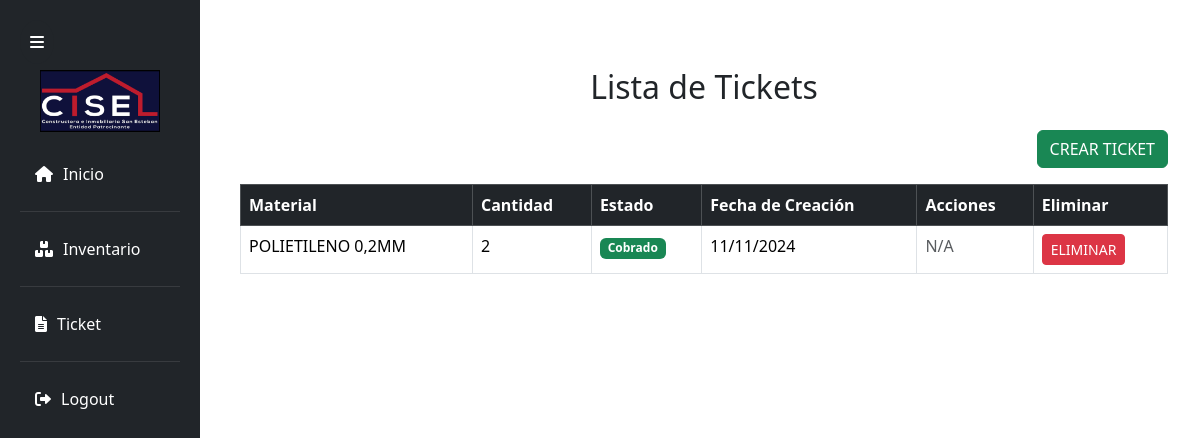
The page /tickets/ (signed in) on the database as committed earlier.
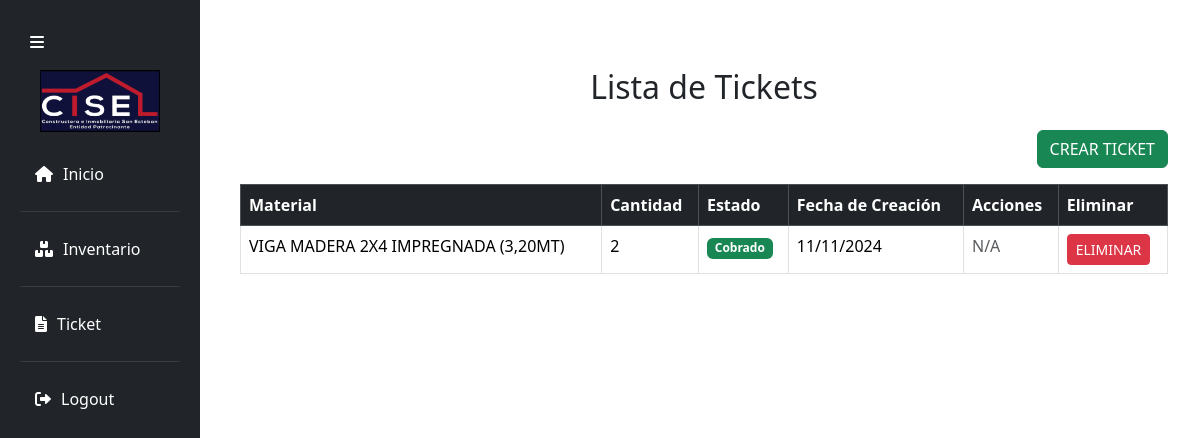
The same page on the database as committed later.
### Polls/models.py (models this page shows, shortened)
class Ticket(models.Model):
    ESTADO_CHOICES = [
        ('pendiente', 'Pendiente'),
        ('cobrado', 'Cobrado'),
    ]
    usuario = models.ForeignKey(CustomUser, on_delete=models.CASCADE)
    material_solicitado = models.ForeignKey(Material, on_delete=models.CASCADE)
    cantidad = models.IntegerField()
    estado = models.CharField(max_length=20)
    fecha_creacion = models.DateTimeField(auto_now_add=True)

class Material(models.Model):
    nombre = models.CharField(max_length=100)
    descripcion = models.TextField(blank=True, null=True)
    unidad_medida = models.ForeignKey('UnidadMedida', on_delete=models.CASCADE)
    cantidad_disponible = models.IntegerField()
    stock = models.IntegerField()
    activo = models.BooleanField(default=True)  # Campo para eliminación lógica

### Polls/views.py (the view)
# urls.py: path('tickets/', views.lista_tickets, name='lista_tickets'),
@login_required
@user_passes_test(lambda u: has_role_id(u, JEFE_OBRA) or has_role_id(u, JEFE_BODEGA), login_url='/access_denied/')
def lista_tickets(request):
    tickets = Ticket.objects.all()
    estado = request.GET.get('estado')
    if estado:
        tickets = tickets.filter(estado=estado)
    return render(request, 'Modulo_usuario/tickets/lista.html', {'tickets': tickets})

### Polls/context_processors.py (called while the page is built)
def role_context(request):
    user = request.user
    if user.is_authenticated:
        return {
            'can_access_ticket': user.roles.filter(id=JEFE_BODEGA).exists() or user.roles.filter(id=JEFE_OBRA).exists(),
            'can_access_inventario': user.roles.filter(id=JEFE_BODEGA).exists() or user.roles.filter(id=JEFE_OBRA).exists(),
            'can_access_reportes': user.roles.filter(id=ADMINISTRADOR_OBRA).exists(),
            'is_administrador_obra': user.roles.filter(id=ADMINISTRADOR_OBRA).exists(),
        }
    return {}

### Polls/views.py (called while the page is built)
def has_role_id(user, role_id):
    return user.roles.filter(id=role_id).exists()

### Polls/templates/Modulo_usuario/tickets/lista.html (shortened to what this page needs)
{% extends 'Modulo_usuario/base/base.html' %}
{% block content %}
<div class="container my-5">
    <h2 class="text-center mb-4">Lista de Tickets</h2>
    <div class="d-flex justify-content-end mb-3">
        <a href="{% url 'crear_ticket' %}" class="btn btn-success">Crear Ticket</a>
    </div>
    <table class="table table-hover table-bordered">
        <thead class="table-dark">
            <tr>
                <th>Material</th>
                <th>Cantidad</th>
                <th>Estado</th>
                <th>Fecha de Creación</th>
                <th>Acciones</th>
                <th>Eliminar</th>
            </tr>
        </thead>
        <tbody>
            {% if tickets %}
                {% for ticket in tickets %}
                <tr>
                    <td>{{ ticket.material_solicitado.nombre }}</td>
                    <td>{{ ticket.cantidad }}</td>
                    <td>
                        {% if ticket.estado == 'pendiente' %}
                            <span class="badge bg-warning text-dark">Pendiente</span>
                        {% else %}
                            <span class="badge bg-success">Cobrado</span>
                        {% endif %}
                    </td>
                    <td>{{ ticket.fecha_creacion|date:"d/m/Y" }}</td>
                    <td>
                        {% if ticket.estado == 'pendiente' %}
                            <a href="{% url 'cobrar_ticket' ticket.id %}" class="btn btn-sm btn-primary" onclick="return confirm('¿Estás seguro de cobrar este ticket?');">
                                Entregar
                            </a>
                        {% else %}
                            <span class="text-muted">N/A</span>
                        {% endif %}
                    </td>
                    <td>
                        <form action="{% url 'eliminar_ticket' ticket.id %}" method="POST" style="display:inline;">
                            <button type="submit" class="btn btn-sm btn-danger" onclick="return confirm('¿Estás seguro de eliminar este ticket?');">Eliminar</button>
                        </form>
                    </td>
                </tr>
                {% endfor %}
            {% else %}
                <tr>
                    <td colspan="6" class="text-center">No hay tickets disponibles.</td>
                </tr>
            {% endif %}
        </tbody>
    </table>
</div>
{% endblock %}

### Polls/templates/Modulo_usuario/base/base.html (shortened to what this page needs)
{% load static %}
<!DOCTYPE html>
<html lang="en">
  <head>
    <link
      rel="stylesheet"
      type="text/css"
      href="{% static 'css/style.css' %}"
    />
    <link
      href="https://unpkg.com/boxicons@2.1.4/css/boxicons.min.css"
      rel="stylesheet"
    />
    <link rel="stylesheet" href="https://cdn.datatables.net/1.13.5/css/jquery.dataTables.min.css">
    <link
      href="https://cdnjs.cloudflare.com/ajax/libs/font-awesome/6.0.0/css/all.min.css"
      rel="stylesheet"
    />
    <link
      href="https://cdn.jsdelivr.net/npm/bootstrap@5.3.3/dist/css/bootstrap.min.css"
      rel="stylesheet"
    />
    <link
      href="https://cdn.datatables.net/1.11.5/css/jquery.dataTables.min.css"
      rel="stylesheet"
    />
    <link
      href="https://cdnjs.cloudflare.com/ajax/libs/toastr.js/latest/toastr.min.css"
      rel="stylesheet"
    />
  </head>
  <body>
    <nav class="col-md-2 d-none d-md-block bg-dark sidebar">
      <img src="{% static 'img/logo.png' %}" alt="Logo" />
      <button id="sidebarToggle" class="btn btn-dark">
        <i class="fas fa-bars"></i>
      </button>
      <div class="sidebar-sticky">
        <ul class="nav flex-column menu">
          <li class="nav-item">
            <a class="nav-link active" href="{% url 'home' %}"
              ><i class="fas fa-home"></i> <span>Inicio</span></a
            >
          </li>
          {% if can_access_inventario %}
          <li class="nav-item">
            <a class="nav-link" href="{% url 'inventory' %}"
              ><i class="fas fa-boxes"></i> <span>Inventario</span></a
            >
          </li>
          {% endif %}
          {% if can_access_ticket %}
          <li class="nav-item">
            <a class="nav-link" href="{% url 'crear_ticket' %}"
              ><i class="fas fa-file-alt"></i> <span>Ticket</span></a
            >
          </li>
          {% endif %}
          <li class="nav-item">
            <a class="nav-link" href="{% url 'logout' %}">
              <i class="fas fa-sign-out-alt"></i> <span>Logout</span>
            </a>
          </li>
        </ul>
      </div>
    </nav>
    <section class="content col-md-9 ml-sm-auto col-lg-10 px-4">
      {% block content %} {% endblock %}
    </section>
  </body>
</html>

### Polls/static/css/style.css (style rules this page uses)
:root { --white-color: #fff; --blue-color: #4070f4; --grey-color: #707070; --grey-color-light: #aaa; --light-gray: #c6c6c9; --dark-blue: #0d143b; --red: #ba1c2c; --gray: #6c6d7e; --black: #040406; --brown: #5f2742; --blue-gray: #393b5b; --silver: #ffffff; }
body { font-family: "Poppins", sans-serif; margin: 0; padding: 0; background-color: #f5f5f5; color: #343a40; }
.nav-link i { margin-right: 10px; transition: margin-right 0.3s; color: var(--white-color); }
.content { margin-left: 17%; }
.menu { margin-top: 20px; }
table { width: 100%; border-collapse: collapse; }
th { background-color: #007bff; color: white; padding: 10px; text-align: left; }
td { padding: 10px; border: 1px solid #ddd; }
#sidebarToggle { border: none; border-radius: 50%; padding: 10px; cursor: pointer; transition: transform 0.3s, box-shadow 0.3s; position: fixed; top: 20px; left: 20px; z-index: 1100; }
.sidebar img { width: 120px; height: auto; margin: 0 auto; display: block; transition: width 0.3s ease; margin-top: 50px; }
.sidebar { width: 250px; position: fixed; top: 0; left: 0; height: 100%; background-color: var(--black); padding: 20px; display: flex; flex-direction: column; align-items: flex-start; }
.sidebar .nav-item { margin-bottom: 10px; }
.sidebar .nav-link { display: flex; align-items: center; color: var(--white-color); text-decoration: none; padding: 10px 15px; transition: background-color 0.3s ease; }
.sidebar .nav-link i { margin-right: 10px; }
.sidebar .nav-item:not(:last-child) { border-bottom: 1px solid rgba(255, 255, 255, 0.1); margin-bottom: 15px; padding-bottom: 15px; }
.sidebar .nav-link span { color: var(--white-color); }
table th, table td { padding: 12px; text-align: left; border-bottom: 1px solid var(--grey-color-light); }
table th { background-color: var(--light-gray); color: var(--black); }
.btn { padding: 10px 20px; border-radius: 5px; text-transform: uppercase; cursor: pointer; }
.btn-success { background-color: var(--green); color: var(--white-color); border: none; }
.btn-danger { background-color: var(--red); color: var(--white-color); border: none; }
form { margin-bottom: 20px; }
.btn { background-color: #007bff; color: white; padding: 10px 20px; border: none; border-radius: 4px; cursor: pointer; font-size: 16px; transition: background-color 0.3s; }
body { background-color: #f7f8fa; font-family: "Arial", sans-serif; }
.container { max-width: 650px; margin: 50px auto; padding: 20px; }
.container { max-width: 600px; margin: 50px auto; }

Rows that differ between the two databases and show on the page:
removed Ticket: material_solicitado.nombre "POLIETILENO 0,2MM", cantidad "2", estado "Cobrado", fecha_creacion "11/11/2024"
added Ticket: material_solicitado.nombre "VIGA MADERA 2X4 IMPREGNADA (3,20MT)", cantidad "2", estado "Cobrado", fecha_creacion "11/11/2024"
